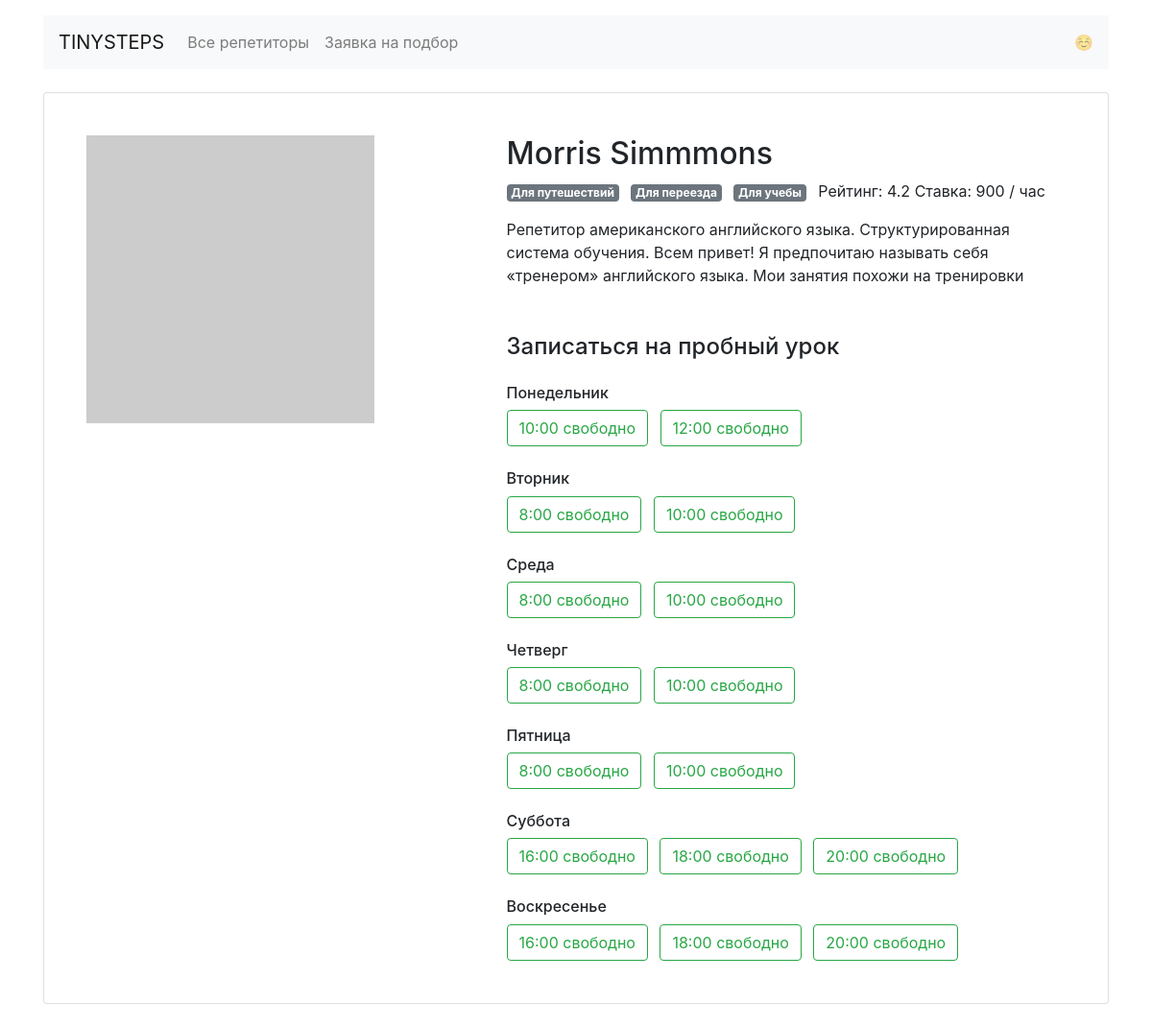
The app's page /profiles/1/ with its own data.
### app.py (models this page shows)
class Teacher(db.Model):
    __tablename__ = "teachers"
    id = db.Column(db.Integer, primary_key=True)
    name = db.Column(db.String(50), unique=True, nullable=False)
    about = db.Column(db.String(), nullable=False)
    rating = db.Column(db.Float, nullable=False)
    picture = db.Column(db.String(), unique=True, nullable=False)
    price = db.Column(db.Integer, nullable=False)
    goals = db.relationship(
        "Goal", secondary=teachers_goals_association, back_populates="teachers"
    )
    free = db.Column(db.String(), nullable=False)
    booking = db.relationship(
        "Booking", back_populates="teacher"
    )

class Goal(db.Model):
    __tablename__ = "goals"
    id = db.Column(db.Integer, primary_key=True)
    name_english = db.Column(db.String(50), unique=True, nullable=False)
    name_rus = db.Column(db.String(50), unique=True, nullable=False)
    picture = db.Column(db.String(1), nullable=False)
    teachers = db.relationship(
        "Teacher", secondary=teachers_goals_association, back_populates="goals"
    )
    request = db.relationship(
        "Request", back_populates="goal"
    )

class WeekDay(db.Model):
    __tablename__ = "weekdays"
    id = db.Column(db.Integer, primary_key=True)
    name_english_long = db.Column(db.String(9), unique=True, nullable=False)
    name_rus = db.Column(db.String(11), unique=True, nullable=False)
    bookings = db.relationship(
        "Booking", back_populates="weekday"
    )

### main.py (the view)
@app.route('/profiles/<int:teacher_id>/')
def render_profile(teacher_id):
    teacher_query = db.session.query(Teacher).get_or_404(teacher_id, description='Неверно указан код преподавателя')
    teacher = {
        "id": teacher_query.id,
        "name": teacher_query.name,
        "about": teacher_query.about,
        "rating": teacher_query.rating,
        "picture": teacher_query.picture,
        "price": teacher_query.price,
        "goals": [goal.name_english for goal in teacher_query.goals],
        "free": eval(teacher_query.free)
    }
    return render_template('profile.html', teacher=teacher, goals=goals_pict, days_of_week=days_of_week)

### templates/profile.html (shortened to what this page needs)
{% extends 'base.html' %}
{% block container %}
<main class="container mt-3">
    <div class="card my-4 mx-auto">
        <div class="card-body m-2 m-md-4">
            <article class="row">
                <div class="col-5"><img src="{{ teacher.picture }}" class="img-fluid" alt=""></div>
                <div class="col-7">
                    <section class="teacher=info">
                        <h1 class="h2">{{ teacher.name }}</h1>
                        <p>
                            {% for goal in teacher.goals %}
                            <span class="badge badge-secondary mr-2">{{ goals[goal][0] }} </span>
                            {% endfor -%}
                            Рейтинг: {{ teacher.rating}}
                            Ставка: {{ teacher.price }} / час</p>
                        <p>{{ teacher.about }}</p>
                    </section>
                    <section class="available">
                        <h4 class="mb-4 mt-5">Записаться на пробный урок</h4>
                        {% for day_today, day_name in days_of_week.items() %}
                        <h6 class="mt-4">{{ day_name[0] }}</h6>
                        {% set ns = namespace(no_free_time = true) %}
                        {% for free_time, free_flag in teacher.free[day_today].items() %}
                        {% if free_flag %}
                        {% set ns.no_free_time = false %}
                        <a href="/booking/{{ teacher.id }}/{{ day_name[1] }}/{{ free_time[0:free_time|length-3] }}/"
                           class="btn btn-outline-success mr-2">{{ free_time }} свободно</a>
                        {% endif %}
                        {% endfor %}
                        {% endfor %}
                    </section>
                </div>
            </article>
        </div>
    </div>
</main>
{% endblock %}

### records on screen
Teacher: name "Morris Simmmons", rating "4.2", price "900", about "Репетитор американского английского языка. Структурированная система обучения. Всем привет! Я предпочитаю называть себя «тренером» английского языка. Мои занятия похожи на тренировки"
Goal: name_english+name_rus "Для путешествий"
Goal: name_english+name_rus "Для переезда"
Goal: name_english+name_rus "Для учебы"
WeekDay: name_rus "Понедельник"
WeekDay: name_rus "Вторник"
WeekDay: name_rus "Среда"
WeekDay: name_rus "Четверг"
WeekDay: name_rus "Пятница"
WeekDay: name_rus "Суббота"
WeekDay: name_rus "Воскресенье"

### other values on screen
{{ free_time }} "10:00" "12:00" "8:00" "10:00" "8:00" "10:00" "8:00" "10:00" "8:00" "10:00" "16:00" "18:00" "20:00" "16:00" "18:00" "20:00"
